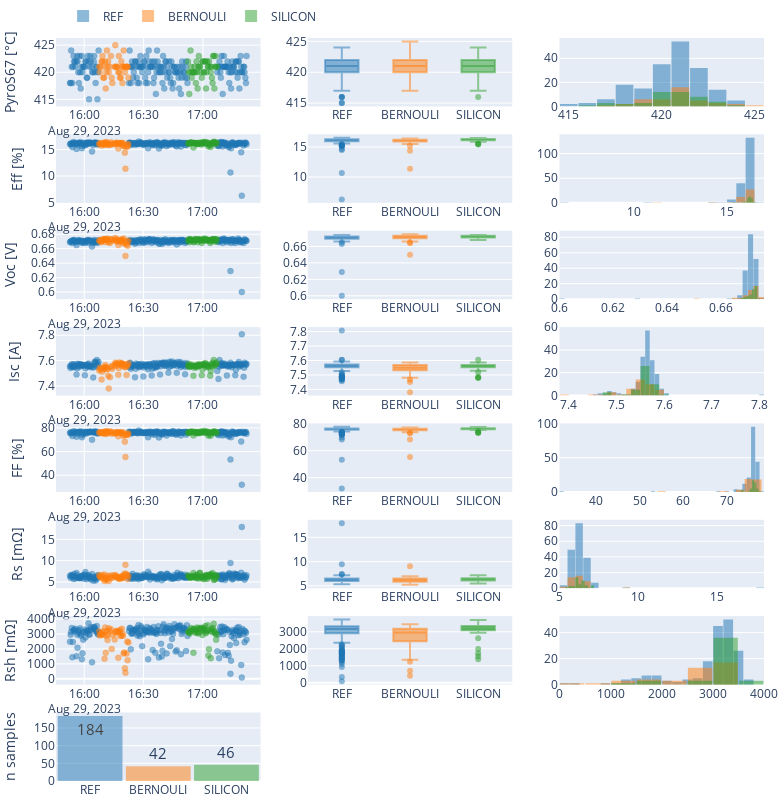

The notebook cell saved with this chart:
### Markdown cell above
## Raw data visualisation

### Code cell
batch_names = ['REF', 'Bernoulli','SILICON']
batch_colors = ['rgb(31, 119, 180)', 'rgb(255, 127, 14)', 'rgb(44, 160, 44)', 'rgb(214, 39, 40)', 'rgb(148, 103, 189)', 
                'rgb(140, 86, 75)', 'rgb(227, 119, 194)', 'rgb(127, 127, 127)', 'rgb(188, 189, 34)']
fig_height = 800
fig_width = 780

def eachRowPlot(date, rowName, n_row):
        # rowName
    fig.add_trace(go.Scatter(x = df_group[date], y = df_group[rowName], 
                                mode = "markers", marker_size = 6, name = batch_name,
                                marker_line_color = batch_color, showlegend = False,
                                marker_color = rgb_to_rgba(batch_color,0.5), 
                                marker_line_width=0.2), 
                                row=n_row, col=1)
    fig.add_trace(go.Box(y = df_group[rowName], name = batch_name,
                            marker_color = rgb_to_rgba(batch_color,0.5), showlegend = False), 
                            row=n_row, col=2) 
    fig.add_trace(go.Histogram(x = df_group[rowName], name = batch_name,
                            marker_color = rgb_to_rgba(batch_color,0.5), showlegend = False), 
                            row=n_row, col=3)

fig = make_subplots(rows=8, cols=3#, shared_xaxes=True #,vertical_spacing=0.01, horizontal_spacing= 0.01
                    ) # Set layout for multiple plots

for i in [*range(len(batch_names))]:
    batch_name = batch_names[i]
    batch_color = batch_colors[i]
    df_group = df_p4[df_p4['category'] == batch_name] 
    
    # Pyrometer
    eachRowPlot(date = "cell_created", rowName = 'Pyro_S6S7', n_row = 1)
    
    # Eff
    eachRowPlot(date = "cell_created", rowName = 'Eff', n_row = 2)
    
    # Voc
    eachRowPlot(date = "cell_created", rowName = 'Voc', n_row = 3)
    
    # Isc
    eachRowPlot(date = "cell_created", rowName = 'Isc', n_row = 4)

    # FF
    eachRowPlot(date = "cell_created", rowName = 'FF', n_row = 5)

    # Rs
    eachRowPlot(date = "cell_created", rowName = 'Rs', n_row = 6)

    # Rsh
    eachRowPlot(date = "cell_created", rowName = 'Rsh', n_row = 7)

    fig.add_trace(go.Histogram(x = df_group['category'], 
                                   marker_color = rgb_to_rgba(batch_color,0.5), 
                                   name = batch_name, 
                                   texttemplate= '%{y}', textfont_size=15
                                   ), row=8, col=1)

  
fig.update_layout(height=fig_height, width=fig_width, 
                    margin = dict(l=2, r=2, t=15, b=2),
                    legend=dict(orientation="h", yanchor="bottom", y=1.01, xanchor="left", x=0.01),
                    yaxis = dict(title="PyroS67 [°C]"),
                    yaxis4 = dict(title="Eff [%]"),
                    yaxis7 = dict(title="Voc [V]"),
                    yaxis10 = dict(title="Isc [A]"),
                    yaxis13 = dict(title="FF [%]"),
                    yaxis16 = dict(title="Rs [mΩ]"),
                    yaxis19 = dict(title="Rsh [mΩ]"),
                    yaxis22 = dict(title="n samples"),
                    barmode='overlay', bargap = 0.05
                    )
fig.show()
